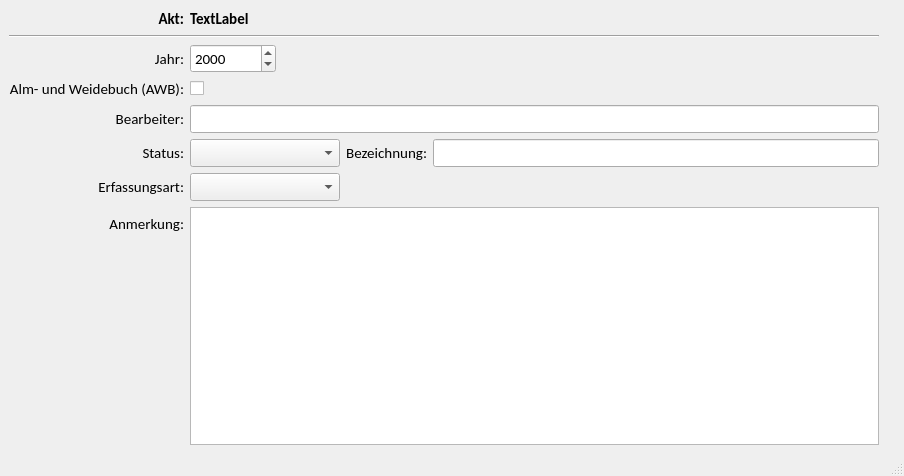
<?xml version="1.0" encoding="UTF-8"?>
<ui version="4.0">
 <class>Abgrenzung</class>
 <widget class="QMainWindow" name="Abgrenzung">
  <property name="geometry">
   <rect>
    <x>0</x>
    <y>0</y>
    <width>904</width>
    <height>476</height>
   </rect>
  </property>
  <property name="windowTitle">
   <string>MainWindow</string>
  </property>
  <widget class="QWidget" name="centralwidget">
   <property name="minimumSize">
    <size>
     <width>450</width>
     <height>0</height>
    </size>
   </property>
   <layout class="QHBoxLayout" name="uiCentralLayoutHbox">
    <item>
     <layout class="QGridLayout" name="gridLayout">
      <item row="2" column="1">
       <widget class="QSpinBox" name="uiJahrSbox">
        <property name="maximumSize">
         <size>
          <width>86</width>
          <height>16777215</height>
         </size>
        </property>
        <property name="font">
         <font>
          <family>Calibri</family>
          <pointsize>11</pointsize>
         </font>
        </property>
        <property name="minimum">
         <number>1990</number>
        </property>
        <property name="maximum">
         <number>2200</number>
        </property>
        <property name="value">
         <number>2000</number>
        </property>
       </widget>
      </item>
      <item row="5" column="0">
       <widget class="QLabel" name="label_14">
        <property name="sizePolicy">
         <sizepolicy hsizetype="Preferred" vsizetype="Preferred">
          <horstretch>0</horstretch>
          <verstretch>0</verstretch>
         </sizepolicy>
        </property>
        <property name="maximumSize">
         <size>
          <width>190</width>
          <height>16777215</height>
         </size>
        </property>
        <property name="font">
         <font>
          <family>Calibri</family>
          <pointsize>11</pointsize>
         </font>
        </property>
        <property name="text">
         <string>Status:</string>
        </property>
        <property name="alignment">
         <set>Qt::AlignRight|Qt::AlignTrailing|Qt::AlignVCenter</set>
        </property>
       </widget>
      </item>
      <item row="6" column="0">
       <widget class="QLabel" name="label_15">
        <property name="sizePolicy">
         <sizepolicy hsizetype="Preferred" vsizetype="Preferred">
          <horstretch>0</horstretch>
          <verstretch>0</verstretch>
         </sizepolicy>
        </property>
        <property name="maximumSize">
         <size>
          <width>190</width>
          <height>16777215</height>
         </size>
        </property>
        <property name="font">
         <font>
          <family>Calibri</family>
          <pointsize>11</pointsize>
         </font>
        </property>
        <property name="text">
         <string>Erfassungsart:</string>
        </property>
        <property name="alignment">
         <set>Qt::AlignRight|Qt::AlignTrailing|Qt::AlignVCenter</set>
        </property>
       </widget>
      </item>
      <item row="7" column="1" colspan="3">
       <widget class="QPlainTextEdit" name="uiAnmerkungPtext">
        <property name="font">
         <font>
          <family>Calibri</family>
          <pointsize>11</pointsize>
         </font>
        </property>
       </widget>
      </item>
      <item row="3" column="0">
       <widget class="QLabel" name="label">
        <property name="maximumSize">
         <size>
          <width>190</width>
          <height>16777215</height>
         </size>
        </property>
        <property name="font">
         <font>
          <family>Calibri</family>
          <pointsize>11</pointsize>
         </font>
        </property>
        <property name="text">
         <string>Alm- und Weidebuch (AWB):</string>
        </property>
        <property name="alignment">
         <set>Qt::AlignRight|Qt::AlignTrailing|Qt::AlignVCenter</set>
        </property>
       </widget>
      </item>
      <item row="0" column="0">
       <widget class="QLabel" name="label_5">
        <property name="font">
         <font>
          <family>Calibri</family>
          <pointsize>11</pointsize>
          <weight>75</weight>
          <bold>true</bold>
         </font>
        </property>
        <property name="text">
         <string>Akt:</string>
        </property>
        <property name="alignment">
         <set>Qt::AlignRight|Qt::AlignTrailing|Qt::AlignVCenter</set>
        </property>
       </widget>
      </item>
      <item row="4" column="1" colspan="3">
       <widget class="QLineEdit" name="uiBearbeiterLedit">
        <property name="sizePolicy">
         <sizepolicy hsizetype="Preferred" vsizetype="Fixed">
          <horstretch>0</horstretch>
          <verstretch>0</verstretch>
         </sizepolicy>
        </property>
        <property name="minimumSize">
         <size>
          <width>0</width>
          <height>0</height>
         </size>
        </property>
        <property name="maximumSize">
         <size>
          <width>16777215</width>
          <height>16777215</height>
         </size>
        </property>
        <property name="font">
         <font>
          <family>Calibri</family>
          <pointsize>11</pointsize>
         </font>
        </property>
        <property name="clearButtonEnabled">
         <bool>true</bool>
        </property>
       </widget>
      </item>
      <item row="3" column="1">
       <widget class="QCheckBox" name="uiAwbCkBox">
        <property name="font">
         <font>
          <family>Calibri</family>
          <pointsize>11</pointsize>
         </font>
        </property>
        <property name="text">
         <string/>
        </property>
       </widget>
      </item>
      <item row="1" column="0" colspan="4">
       <widget class="Line" name="line">
        <property name="orientation">
         <enum>Qt::Horizontal</enum>
        </property>
       </widget>
      </item>
      <item row="5" column="2">
       <widget class="QLabel" name="uiBezeichnungLbl">
        <property name="font">
         <font>
          <family>Calibri</family>
          <pointsize>11</pointsize>
         </font>
        </property>
        <property name="text">
         <string>Bezeichnung:</string>
        </property>
        <property name="alignment">
         <set>Qt::AlignRight|Qt::AlignTrailing|Qt::AlignVCenter</set>
        </property>
       </widget>
      </item>
      <item row="5" column="1">
       <widget class="QComboBox" name="uiStatusCombo">
        <property name="minimumSize">
         <size>
          <width>150</width>
          <height>0</height>
         </size>
        </property>
        <property name="maximumSize">
         <size>
          <width>16777215</width>
          <height>16777215</height>
         </size>
        </property>
        <property name="font">
         <font>
          <family>Calibri</family>
          <pointsize>11</pointsize>
         </font>
        </property>
       </widget>
      </item>
      <item row="4" column="0">
       <widget class="QLabel" name="label_13">
        <property name="sizePolicy">
         <sizepolicy hsizetype="Preferred" vsizetype="Preferred">
          <horstretch>0</horstretch>
          <verstretch>0</verstretch>
         </sizepolicy>
        </property>
        <property name="maximumSize">
         <size>
          <width>190</width>
          <height>16777215</height>
         </size>
        </property>
        <property name="font">
         <font>
          <family>Calibri</family>
          <pointsize>11</pointsize>
         </font>
        </property>
        <property name="text">
         <string>Bearbeiter:</string>
        </property>
        <property name="alignment">
         <set>Qt::AlignRight|Qt::AlignTrailing|Qt::AlignVCenter</set>
        </property>
       </widget>
      </item>
      <item row="0" column="1" colspan="3">
       <widget class="QLabel" name="uiAktLbl">
        <property name="font">
         <font>
          <family>Calibri</family>
          <pointsize>11</pointsize>
          <weight>75</weight>
          <bold>true</bold>
         </font>
        </property>
        <property name="text">
         <string>TextLabel</string>
        </property>
       </widget>
      </item>
      <item row="7" column="0">
       <layout class="QVBoxLayout" name="verticalLayout_4">
        <property name="topMargin">
         <number>7</number>
        </property>
        <item>
         <widget class="QLabel" name="label_16">
          <property name="sizePolicy">
           <sizepolicy hsizetype="Preferred" vsizetype="Preferred">
            <horstretch>0</horstretch>
            <verstretch>0</verstretch>
           </sizepolicy>
          </property>
          <property name="maximumSize">
           <size>
            <width>190</width>
            <height>16777215</height>
           </size>
          </property>
          <property name="font">
           <font>
            <family>Calibri</family>
            <pointsize>11</pointsize>
           </font>
          </property>
          <property name="text">
           <string>Anmerkung:</string>
          </property>
          <property name="alignment">
           <set>Qt::AlignRight|Qt::AlignTrailing|Qt::AlignVCenter</set>
          </property>
         </widget>
        </item>
        <item>
         <spacer name="verticalSpacer_4">
          <property name="orientation">
           <enum>Qt::Vertical</enum>
          </property>
          <property name="sizeHint" stdset="0">
           <size>
            <width>20</width>
            <height>40</height>
           </size>
          </property>
         </spacer>
        </item>
       </layout>
      </item>
      <item row="6" column="1">
       <widget class="QComboBox" name="uiErfassCombo">
        <property name="minimumSize">
         <size>
          <width>150</width>
          <height>0</height>
         </size>
        </property>
        <property name="maximumSize">
         <size>
          <width>16777215</width>
          <height>16777215</height>
         </size>
        </property>
        <property name="font">
         <font>
          <family>Calibri</family>
          <pointsize>11</pointsize>
         </font>
        </property>
       </widget>
      </item>
      <item row="5" column="3">
       <widget class="QLineEdit" name="uiBezeichnungLedit">
        <property name="font">
         <font>
          <family>Calibri</family>
          <pointsize>11</pointsize>
         </font>
        </property>
        <property name="clearButtonEnabled">
         <bool>true</bool>
        </property>
       </widget>
      </item>
      <item row="2" column="0">
       <widget class="QLabel" name="label_12">
        <property name="sizePolicy">
         <sizepolicy hsizetype="Preferred" vsizetype="Preferred">
          <horstretch>0</horstretch>
          <verstretch>0</verstretch>
         </sizepolicy>
        </property>
        <property name="maximumSize">
         <size>
          <width>190</width>
          <height>16777215</height>
         </size>
        </property>
        <property name="font">
         <font>
          <family>Calibri</family>
          <pointsize>11</pointsize>
         </font>
        </property>
        <property name="text">
         <string>Jahr:</string>
        </property>
        <property name="alignment">
         <set>Qt::AlignRight|Qt::AlignTrailing|Qt::AlignVCenter</set>
        </property>
       </widget>
      </item>
      <item row="5" column="4">
       <widget class="InfoButton" name="widget" native="true">
        <property name="minimumSize">
         <size>
          <width>10</width>
          <height>0</height>
         </size>
        </property>
       </widget>
      </item>
      <item row="4" column="4">
       <widget class="InfoButton" name="widget_2" native="true"/>
      </item>
      <item row="3" column="4">
       <widget class="InfoButton" name="widget_3" native="true"/>
      </item>
      <item row="2" column="4">
       <widget class="InfoButton" name="widget_4" native="true"/>
      </item>
      <item row="6" column="4">
       <widget class="InfoButton" name="widget_5" native="true"/>
      </item>
     </layout>
    </item>
   </layout>
  </widget>
  <widget class="QMenuBar" name="menubar">
   <property name="geometry">
    <rect>
     <x>0</x>
     <y>0</y>
     <width>904</width>
     <height>21</height>
    </rect>
   </property>
  </widget>
  <widget class="QStatusBar" name="statusbar"/>
 </widget>
 <customwidgets>
  <customwidget>
   <class>InfoButton</class>
   <extends>QWidget</extends>
   <header>core/info_button</header>
   <container>1</container>
  </customwidget>
 </customwidgets>
 <resources/>
 <connections/>
</ui>
